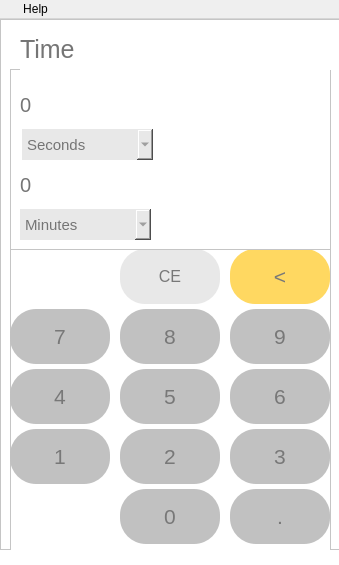
<?xml version="1.0" encoding="UTF-8"?>
<ui version="4.0">
 <class>MainWindow</class>
 <widget class="QMainWindow" name="MainWindow">
  <property name="geometry">
   <rect>
    <x>0</x>
    <y>0</y>
    <width>339</width>
    <height>565</height>
   </rect>
  </property>
  <property name="minimumSize">
   <size>
    <width>339</width>
    <height>565</height>
   </size>
  </property>
  <property name="maximumSize">
   <size>
    <width>339</width>
    <height>565</height>
   </size>
  </property>
  <property name="sizeIncrement">
   <size>
    <width>0</width>
    <height>1</height>
   </size>
  </property>
  <property name="windowTitle">
   <string>Calculator</string>
  </property>
  <property name="windowIcon">
   <iconset>
    <normaloff>../images/logo.png</normaloff>../images/logo.png</iconset>
  </property>
  <property name="toolTipDuration">
   <number>-1</number>
  </property>
  <property name="layoutDirection">
   <enum>Qt::LeftToRight</enum>
  </property>
  <property name="autoFillBackground">
   <bool>false</bool>
  </property>
  <property name="styleSheet">
   <string notr="true"/>
  </property>
  <widget class="QWidget" name="centralwidget">
   <property name="styleSheet">
    <string notr="true">background-color: rgb(255, 255, 255);</string>
   </property>
   <widget class="QFrame" name="frame">
    <property name="geometry">
     <rect>
      <x>0</x>
      <y>0</y>
      <width>341</width>
      <height>531</height>
     </rect>
    </property>
    <property name="styleSheet">
     <string notr="true"/>
    </property>
    <property name="frameShape">
     <enum>QFrame::StyledPanel</enum>
    </property>
    <property name="frameShadow">
     <enum>QFrame::Raised</enum>
    </property>
    <widget class="QFrame" name="frame_buttons">
     <property name="geometry">
      <rect>
       <x>10</x>
       <y>230</y>
       <width>321</width>
       <height>311</height>
      </rect>
     </property>
     <property name="styleSheet">
      <string notr="true"/>
     </property>
     <property name="frameShape">
      <enum>QFrame::StyledPanel</enum>
     </property>
     <property name="frameShadow">
      <enum>QFrame::Raised</enum>
     </property>
     <widget class="QPushButton" name="t_point">
      <property name="geometry">
       <rect>
        <x>220</x>
        <y>240</y>
        <width>100</width>
        <height>55</height>
       </rect>
      </property>
      <property name="font">
       <font>
        <pointsize>16</pointsize>
       </font>
      </property>
      <property name="styleSheet">
       <string notr="true">color: rgb(120, 120, 120);
background-color: rgb(193, 193, 193);
border-radius: 26px;</string>
      </property>
      <property name="text">
       <string>.</string>
      </property>
     </widget>
     <widget class="QPushButton" name="t_three">
      <property name="geometry">
       <rect>
        <x>220</x>
        <y>180</y>
        <width>100</width>
        <height>55</height>
       </rect>
      </property>
      <property name="font">
       <font>
        <pointsize>16</pointsize>
       </font>
      </property>
      <property name="styleSheet">
       <string notr="true">color: rgb(120, 120, 120);
background-color: rgb(193, 193, 193);
border-radius: 26px;</string>
      </property>
      <property name="text">
       <string>3</string>
      </property>
     </widget>
     <widget class="QPushButton" name="t_zero">
      <property name="geometry">
       <rect>
        <x>110</x>
        <y>240</y>
        <width>100</width>
        <height>55</height>
       </rect>
      </property>
      <property name="font">
       <font>
        <pointsize>16</pointsize>
       </font>
      </property>
      <property name="styleSheet">
       <string notr="true">color: rgb(120, 120, 120);
background-color: rgb(193, 193, 193);
border-radius: 26px;</string>
      </property>
      <property name="text">
       <string>0</string>
      </property>
     </widget>
     <widget class="QPushButton" name="t_two">
      <property name="geometry">
       <rect>
        <x>110</x>
        <y>180</y>
        <width>100</width>
        <height>55</height>
       </rect>
      </property>
      <property name="font">
       <font>
        <pointsize>16</pointsize>
       </font>
      </property>
      <property name="styleSheet">
       <string notr="true">color: rgb(120, 120, 120);
background-color: rgb(193, 193, 193);
border-radius: 26px;</string>
      </property>
      <property name="text">
       <string>2</string>
      </property>
     </widget>
     <widget class="QPushButton" name="t_eight">
      <property name="geometry">
       <rect>
        <x>110</x>
        <y>60</y>
        <width>100</width>
        <height>55</height>
       </rect>
      </property>
      <property name="font">
       <font>
        <pointsize>16</pointsize>
       </font>
      </property>
      <property name="styleSheet">
       <string notr="true">color: rgb(120, 120, 120);
background-color: rgb(193, 193, 193);
border-radius: 26px;</string>
      </property>
      <property name="text">
       <string>8</string>
      </property>
     </widget>
     <widget class="QPushButton" name="t_five">
      <property name="geometry">
       <rect>
        <x>110</x>
        <y>120</y>
        <width>100</width>
        <height>55</height>
       </rect>
      </property>
      <property name="font">
       <font>
        <pointsize>16</pointsize>
       </font>
      </property>
      <property name="styleSheet">
       <string notr="true">color: rgb(120, 120, 120);
background-color: rgb(193, 193, 193);
border-radius: 26px;</string>
      </property>
      <property name="text">
       <string>5</string>
      </property>
     </widget>
     <widget class="QPushButton" name="t_seven">
      <property name="geometry">
       <rect>
        <x>0</x>
        <y>60</y>
        <width>100</width>
        <height>55</height>
       </rect>
      </property>
      <property name="font">
       <font>
        <pointsize>16</pointsize>
       </font>
      </property>
      <property name="styleSheet">
       <string notr="true">color: rgb(120, 120, 120);
background-color: rgb(193, 193, 193);
border-radius: 26px;</string>
      </property>
      <property name="text">
       <string>7</string>
      </property>
     </widget>
     <widget class="QPushButton" name="t_six">
      <property name="geometry">
       <rect>
        <x>220</x>
        <y>120</y>
        <width>100</width>
        <height>55</height>
       </rect>
      </property>
      <property name="font">
       <font>
        <pointsize>16</pointsize>
       </font>
      </property>
      <property name="styleSheet">
       <string notr="true">color: rgb(120, 120, 120);
background-color: rgb(193, 193, 193);
border-radius: 26px;</string>
      </property>
      <property name="text">
       <string>6</string>
      </property>
     </widget>
     <widget class="QPushButton" name="t_four">
      <property name="geometry">
       <rect>
        <x>0</x>
        <y>120</y>
        <width>100</width>
        <height>55</height>
       </rect>
      </property>
      <property name="font">
       <font>
        <pointsize>16</pointsize>
       </font>
      </property>
      <property name="styleSheet">
       <string notr="true">color: rgb(120, 120, 120);
background-color: rgb(193, 193, 193);
border-radius: 26px;</string>
      </property>
      <property name="text">
       <string>4</string>
      </property>
     </widget>
     <widget class="QPushButton" name="t_nine">
      <property name="geometry">
       <rect>
        <x>220</x>
        <y>60</y>
        <width>100</width>
        <height>55</height>
       </rect>
      </property>
      <property name="font">
       <font>
        <pointsize>16</pointsize>
       </font>
      </property>
      <property name="styleSheet">
       <string notr="true">color: rgb(120, 120, 120);
background-color: rgb(193, 193, 193);
border-radius: 26px;</string>
      </property>
      <property name="text">
       <string>9</string>
      </property>
     </widget>
     <widget class="QPushButton" name="t_one">
      <property name="geometry">
       <rect>
        <x>0</x>
        <y>180</y>
        <width>100</width>
        <height>55</height>
       </rect>
      </property>
      <property name="font">
       <font>
        <pointsize>16</pointsize>
       </font>
      </property>
      <property name="styleSheet">
       <string notr="true">color: rgb(120, 120, 120);
background-color: rgb(193, 193, 193);
border-radius: 26px;</string>
      </property>
      <property name="text">
       <string>1</string>
      </property>
     </widget>
     <widget class="QPushButton" name="t_ce">
      <property name="geometry">
       <rect>
        <x>110</x>
        <y>0</y>
        <width>100</width>
        <height>55</height>
       </rect>
      </property>
      <property name="font">
       <font>
        <pointsize>12</pointsize>
       </font>
      </property>
      <property name="toolTip">
       <string>Clear</string>
      </property>
      <property name="styleSheet">
       <string notr="true">color: rgb(120, 120, 120);
background-color: rgb(232, 232, 232);
border-radius: 25px;</string>
      </property>
      <property name="text">
       <string>CE</string>
      </property>
     </widget>
     <widget class="QPushButton" name="t_back">
      <property name="geometry">
       <rect>
        <x>220</x>
        <y>0</y>
        <width>100</width>
        <height>55</height>
       </rect>
      </property>
      <property name="font">
       <font>
        <pointsize>16</pointsize>
       </font>
      </property>
      <property name="toolTip">
       <string>Remove/Back</string>
      </property>
      <property name="styleSheet">
       <string notr="true">color: rgb(120, 120, 120);
border-radius: 25px;
background-color: rgb(255, 216, 97);
</string>
      </property>
      <property name="text">
       <string>&lt;</string>
      </property>
     </widget>
    </widget>
    <widget class="QFrame" name="frame_calculations_display">
     <property name="geometry">
      <rect>
       <x>10</x>
       <y>50</y>
       <width>321</width>
       <height>181</height>
      </rect>
     </property>
     <property name="styleSheet">
      <string notr="true"/>
     </property>
     <property name="frameShape">
      <enum>QFrame::StyledPanel</enum>
     </property>
     <property name="frameShadow">
      <enum>QFrame::Raised</enum>
     </property>
     <widget class="QLabel" name="t_label_1">
      <property name="geometry">
       <rect>
        <x>10</x>
        <y>20</y>
        <width>141</width>
        <height>31</height>
       </rect>
      </property>
      <property name="font">
       <font>
        <pointsize>15</pointsize>
       </font>
      </property>
      <property name="styleSheet">
       <string notr="true">color: rgb(117, 117, 117);</string>
      </property>
      <property name="text">
       <string>0</string>
      </property>
     </widget>
     <widget class="QLabel" name="t_label_2">
      <property name="geometry">
       <rect>
        <x>10</x>
        <y>100</y>
        <width>171</width>
        <height>31</height>
       </rect>
      </property>
      <property name="font">
       <font>
        <pointsize>15</pointsize>
       </font>
      </property>
      <property name="styleSheet">
       <string notr="true">color: rgb(117, 117, 117);</string>
      </property>
      <property name="text">
       <string>0</string>
      </property>
     </widget>
     <widget class="QComboBox" name="t_comboBox_1">
      <property name="geometry">
       <rect>
        <x>12</x>
        <y>60</y>
        <width>131</width>
        <height>31</height>
       </rect>
      </property>
      <property name="font">
       <font>
        <pointsize>11</pointsize>
       </font>
      </property>
      <property name="styleSheet">
       <string notr="true">color: rgb(117, 117, 117);
border-radius: 50px;
background-color: rgb(232, 232, 232);
</string>
      </property>
      <item>
       <property name="text">
        <string>Seconds</string>
       </property>
      </item>
      <item>
       <property name="text">
        <string>Minutes</string>
       </property>
      </item>
      <item>
       <property name="text">
        <string>Hours</string>
       </property>
      </item>
      <item>
       <property name="text">
        <string>Days</string>
       </property>
      </item>
      <item>
       <property name="text">
        <string>Weeks</string>
       </property>
      </item>
      <item>
       <property name="text">
        <string>Years</string>
       </property>
      </item>
     </widget>
     <widget class="QComboBox" name="t_comboBox_2">
      <property name="geometry">
       <rect>
        <x>10</x>
        <y>140</y>
        <width>131</width>
        <height>31</height>
       </rect>
      </property>
      <property name="font">
       <font>
        <pointsize>11</pointsize>
       </font>
      </property>
      <property name="styleSheet">
       <string notr="true">color: rgb(117, 117, 117);
border-radius: 50px;
background-color: rgb(232, 232, 232);
</string>
      </property>
      <property name="currentIndex">
       <number>1</number>
      </property>
      <item>
       <property name="text">
        <string>Seconds</string>
       </property>
      </item>
      <item>
       <property name="text">
        <string>Minutes</string>
       </property>
      </item>
      <item>
       <property name="text">
        <string>Hours</string>
       </property>
      </item>
      <item>
       <property name="text">
        <string>Days</string>
       </property>
      </item>
      <item>
       <property name="text">
        <string>Weeks</string>
       </property>
      </item>
      <item>
       <property name="text">
        <string>Years</string>
       </property>
      </item>
     </widget>
    </widget>
    <widget class="QLabel" name="label">
     <property name="geometry">
      <rect>
       <x>20</x>
       <y>10</y>
       <width>311</width>
       <height>41</height>
      </rect>
     </property>
     <property name="font">
      <font>
       <pointsize>19</pointsize>
      </font>
     </property>
     <property name="styleSheet">
      <string notr="true">color: rgb(117, 117, 117);</string>
     </property>
     <property name="text">
      <string>Time</string>
     </property>
    </widget>
   </widget>
  </widget>
  <widget class="QMenuBar" name="menuBar">
   <property name="geometry">
    <rect>
     <x>0</x>
     <y>0</y>
     <width>339</width>
     <height>26</height>
    </rect>
   </property>
   <widget class="QMenu" name="menuOption">
    <property name="styleSheet">
     <string notr="true"/>
    </property>
    <property name="title">
     <string/>
    </property>
    <property name="icon">
     <iconset>
      <normaloff>../images/text.png</normaloff>../images/text.png</iconset>
    </property>
    <widget class="QMenu" name="menuCalculator">
     <property name="title">
      <string>Calculator</string>
     </property>
     <property name="icon">
      <iconset>
       <normaloff>../images/calculator(3).png</normaloff>../images/calculator(3).png</iconset>
     </property>
     <addaction name="actionStandard"/>
     <addaction name="actionScientific"/>
     <addaction name="actionProgrammer"/>
     <addaction name="actionDate_Calculation"/>
    </widget>
    <widget class="QMenu" name="menuConverter">
     <property name="title">
      <string>Converter</string>
     </property>
     <property name="icon">
      <iconset>
       <normaloff>../images/recycle.png</normaloff>../images/recycle.png</iconset>
     </property>
     <addaction name="actionCurrency"/>
     <addaction name="actionVolume"/>
     <addaction name="actionLength"/>
     <addaction name="actionWeight_and_Mass"/>
     <addaction name="actionTemperature"/>
     <addaction name="actionEnergy"/>
     <addaction name="actionArea"/>
     <addaction name="actionSpeed"/>
     <addaction name="actionTime"/>
     <addaction name="actionPower"/>
     <addaction name="actionData"/>
     <addaction name="actionPressure"/>
     <addaction name="actionAngle"/>
    </widget>
    <addaction name="menuCalculator"/>
    <addaction name="menuConverter"/>
    <addaction name="separator"/>
    <addaction name="actionExit"/>
   </widget>
   <widget class="QMenu" name="menuHelp">
    <property name="title">
     <string>Help</string>
    </property>
   </widget>
   <addaction name="menuOption"/>
   <addaction name="menuHelp"/>
  </widget>
  <action name="actionDark">
   <property name="text">
    <string>Dark</string>
   </property>
  </action>
  <action name="actionLight">
   <property name="text">
    <string>Light</string>
   </property>
  </action>
  <action name="actionSetting">
   <property name="text">
    <string>Setting</string>
   </property>
  </action>
  <action name="actionExit">
   <property name="icon">
    <iconset>
     <normaloff>../images/logout.png</normaloff>../images/logout.png</iconset>
   </property>
   <property name="text">
    <string>Exit</string>
   </property>
  </action>
  <action name="actionStandard">
   <property name="icon">
    <iconset>
     <normaloff>../images/calculator.png</normaloff>../images/calculator.png</iconset>
   </property>
   <property name="text">
    <string>Standard</string>
   </property>
  </action>
  <action name="actionScientific">
   <property name="icon">
    <iconset>
     <normaloff>../images/microscope.png</normaloff>../images/microscope.png</iconset>
   </property>
   <property name="text">
    <string>Scientific</string>
   </property>
  </action>
  <action name="actionProgrammer">
   <property name="icon">
    <iconset>
     <normaloff>../images/code.png</normaloff>../images/code.png</iconset>
   </property>
   <property name="text">
    <string>Programmer</string>
   </property>
  </action>
  <action name="actionDate_Calculation">
   <property name="icon">
    <iconset>
     <normaloff>../images/calendar.png</normaloff>../images/calendar.png</iconset>
   </property>
   <property name="text">
    <string>Date Calculation</string>
   </property>
  </action>
  <action name="actionCurrency">
   <property name="icon">
    <iconset>
     <normaloff>../images/money.png</normaloff>../images/money.png</iconset>
   </property>
   <property name="text">
    <string>Currency</string>
   </property>
  </action>
  <action name="actionVolume">
   <property name="icon">
    <iconset>
     <normaloff>../images/shapes.png</normaloff>../images/shapes.png</iconset>
   </property>
   <property name="text">
    <string>Volume</string>
   </property>
  </action>
  <action name="actionLength">
   <property name="icon">
    <iconset>
     <normaloff>../images/ruler.png</normaloff>../images/ruler.png</iconset>
   </property>
   <property name="text">
    <string>Length</string>
   </property>
  </action>
  <action name="actionWeight_and_Mass">
   <property name="icon">
    <iconset>
     <normaloff>../images/weighing-scale.png</normaloff>../images/weighing-scale.png</iconset>
   </property>
   <property name="text">
    <string>Weight and Mass</string>
   </property>
  </action>
  <action name="actionTemperature">
   <property name="icon">
    <iconset>
     <normaloff>../images/temperature.png</normaloff>../images/temperature.png</iconset>
   </property>
   <property name="text">
    <string>Temperature</string>
   </property>
  </action>
  <action name="actionEnergy">
   <property name="icon">
    <iconset>
     <normaloff>../images/fire.png</normaloff>../images/fire.png</iconset>
   </property>
   <property name="text">
    <string>Energy</string>
   </property>
  </action>
  <action name="actionArea">
   <property name="icon">
    <iconset>
     <normaloff>../images/area.png</normaloff>../images/area.png</iconset>
   </property>
   <property name="text">
    <string>Area</string>
   </property>
  </action>
  <action name="actionSpeed">
   <property name="icon">
    <iconset>
     <normaloff>../images/fast.png</normaloff>../images/fast.png</iconset>
   </property>
   <property name="text">
    <string>Speed</string>
   </property>
  </action>
  <action name="actionTime">
   <property name="icon">
    <iconset>
     <normaloff>../images/clock.png</normaloff>../images/clock.png</iconset>
   </property>
   <property name="text">
    <string>Time</string>
   </property>
  </action>
  <action name="actionPower">
   <property name="icon">
    <iconset>
     <normaloff>../images/energy.png</normaloff>../images/energy.png</iconset>
   </property>
   <property name="text">
    <string>Power</string>
   </property>
  </action>
  <action name="actionData">
   <property name="icon">
    <iconset>
     <normaloff>../images/statistics.png</normaloff>../images/statistics.png</iconset>
   </property>
   <property name="text">
    <string>Data</string>
   </property>
  </action>
  <action name="actionPressure">
   <property name="icon">
    <iconset>
     <normaloff>../images/indicator.png</normaloff>../images/indicator.png</iconset>
   </property>
   <property name="text">
    <string>Pressure</string>
   </property>
  </action>
  <action name="actionAngle">
   <property name="icon">
    <iconset>
     <normaloff>../images/angle.png</normaloff>../images/angle.png</iconset>
   </property>
   <property name="text">
    <string>Angle</string>
   </property>
  </action>
  <action name="actionHelp">
   <property name="text">
    <string>Help</string>
   </property>
  </action>
  <action name="actionDark_">
   <property name="text">
    <string>Dark</string>
   </property>
  </action>
  <action name="actionLight_">
   <property name="text">
    <string>Light</string>
   </property>
  </action>
 </widget>
 <resources/>
 <connections/>
</ui>
